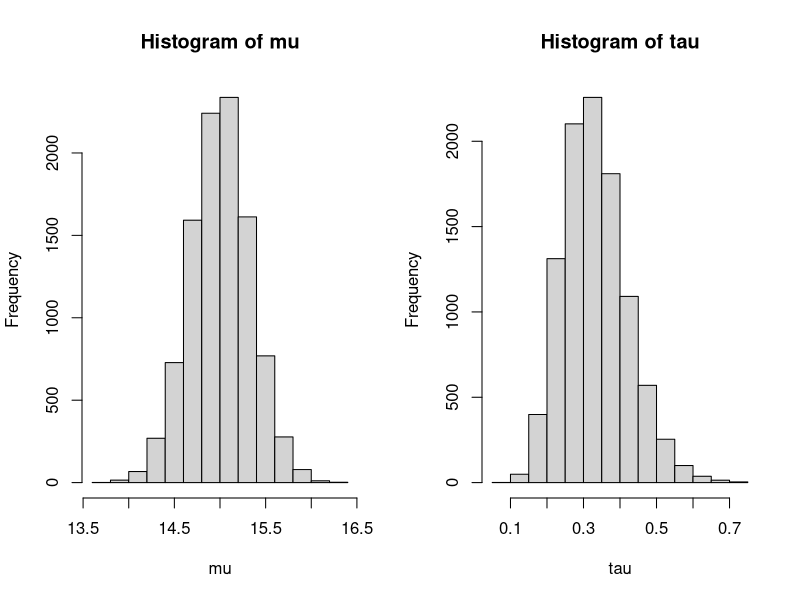

R code for this plot:
# summary statistics of sample
n    <- 30
ybar <- 15
s2   <- 3

# sample from the joint posterior (mu, tau | data)
mu      <- rep(NA, 11000)
tau <- rep(NA, 11000)
T       <- 1000    # burnin
tau[1] <-  1
## tau[1]  <- 1  # initialisation
for(i in 2:11000) {   
    mu[i]  <- rnorm(n = 1, mean = ybar, sd = sqrt(1 / (n * tau[i - 1])))
##    sigmasq[i] <- sigmasq[i-1] * rchisq(n = 1, n-1) / (n - 1)
    tau[i] <- rgamma(n = 1, shape = n / 2, scale = 2 / ((n - 1) * s2 + n * (mu[i] - ybar)^2))
}
mu  <- mu[-(1:T)]   # remove burnin
tau <- tau[-(1:T)] # remove burnin

par(mfrow=c(1,2))
hist(mu)
hist(tau)
par(mfrow=c(1,1))


## NAME:  gibbsSampler.R
##
## USAGE: within R, at interactive prompt
##        source("gibbsSampler .R")
## REQUIRED ARGUMENTS: none
## OPTIONS: none
## DESCRIPTION: Suppose Y∼N(mean=\mu,Var=1/\tau)
## Based on a sample, obtain the posterior distributions of \mu
## and \tau using the Gibbs sampler.
## DIAGNOSTICS: None
## CONFIGURATION AND ENVIRONMENT: Base R
## DEPENDENCIES: Base R
## INCOMPATIBILITIES: none known
## PROVENANCE: lightly adapted from https://stats.stackexchange.com/questions/266665/gibbs-sampler-examples-in-r
## BUGS AND LIMITATIONS: Just a very minimal example
## FEATURES AND POTENTIAL IMPROVEMENTS:
## AUTHOR:  adapted by Steve Dunbar
## VERSION: Version 1.0 as of Thu 26 Mar 2020 07:45:57 AM CDT

## KEYWORDS:

